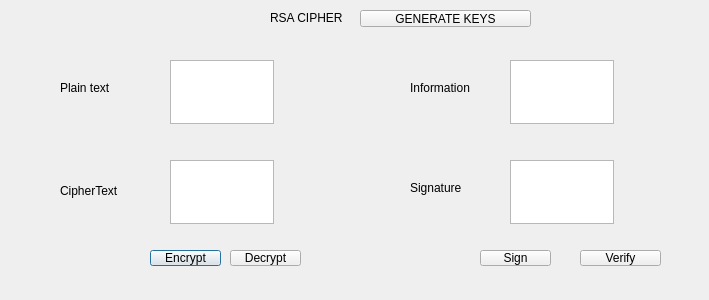
<?xml version="1.0" encoding="UTF-8"?>
<ui version="4.0">
 <class>Dialog</class>
 <widget class="QDialog" name="Dialog">
  <property name="geometry">
   <rect>
    <x>0</x>
    <y>0</y>
    <width>709</width>
    <height>300</height>
   </rect>
  </property>
  <property name="windowTitle">
   <string>Dialog</string>
  </property>
  <widget class="QTextEdit" name="txtPlainText">
   <property name="geometry">
    <rect>
     <x>170</x>
     <y>60</y>
     <width>104</width>
     <height>64</height>
    </rect>
   </property>
  </widget>
  <widget class="QPushButton" name="btnEncrypt">
   <property name="geometry">
    <rect>
     <x>150</x>
     <y>250</y>
     <width>71</width>
     <height>16</height>
    </rect>
   </property>
   <property name="text">
    <string>Encrypt</string>
   </property>
  </widget>
  <widget class="QPushButton" name="btnDecrypt">
   <property name="geometry">
    <rect>
     <x>230</x>
     <y>250</y>
     <width>71</width>
     <height>16</height>
    </rect>
   </property>
   <property name="text">
    <string>Decrypt</string>
   </property>
  </widget>
  <widget class="QTextEdit" name="txtResult">
   <property name="geometry">
    <rect>
     <x>170</x>
     <y>160</y>
     <width>104</width>
     <height>64</height>
    </rect>
   </property>
  </widget>
  <widget class="QLabel" name="label">
   <property name="geometry">
    <rect>
     <x>60</x>
     <y>80</y>
     <width>91</width>
     <height>16</height>
    </rect>
   </property>
   <property name="text">
    <string>Plain text</string>
   </property>
  </widget>
  <widget class="QLabel" name="label_2">
   <property name="geometry">
    <rect>
     <x>410</x>
     <y>80</y>
     <width>81</width>
     <height>16</height>
    </rect>
   </property>
   <property name="text">
    <string>Information</string>
   </property>
  </widget>
  <widget class="QLabel" name="label_3">
   <property name="geometry">
    <rect>
     <x>60</x>
     <y>180</y>
     <width>101</width>
     <height>21</height>
    </rect>
   </property>
   <property name="text">
    <string>CipherText</string>
   </property>
  </widget>
  <widget class="QTextEdit" name="txtPlainText_2">
   <property name="geometry">
    <rect>
     <x>510</x>
     <y>60</y>
     <width>104</width>
     <height>64</height>
    </rect>
   </property>
  </widget>
  <widget class="QTextEdit" name="txtResult_2">
   <property name="geometry">
    <rect>
     <x>510</x>
     <y>160</y>
     <width>104</width>
     <height>64</height>
    </rect>
   </property>
  </widget>
  <widget class="QPushButton" name="btnEncrypt_2">
   <property name="geometry">
    <rect>
     <x>480</x>
     <y>250</y>
     <width>71</width>
     <height>16</height>
    </rect>
   </property>
   <property name="text">
    <string>Sign</string>
   </property>
  </widget>
  <widget class="QPushButton" name="btnEncrypt_3">
   <property name="geometry">
    <rect>
     <x>580</x>
     <y>250</y>
     <width>81</width>
     <height>16</height>
    </rect>
   </property>
   <property name="text">
    <string>Verify</string>
   </property>
  </widget>
  <widget class="QLabel" name="label_4">
   <property name="geometry">
    <rect>
     <x>410</x>
     <y>180</y>
     <width>81</width>
     <height>16</height>
    </rect>
   </property>
   <property name="text">
    <string>Signature</string>
   </property>
  </widget>
  <widget class="QLabel" name="label_5">
   <property name="geometry">
    <rect>
     <x>270</x>
     <y>10</y>
     <width>91</width>
     <height>16</height>
    </rect>
   </property>
   <property name="text">
    <string>RSA CIPHER</string>
   </property>
  </widget>
  <widget class="QPushButton" name="btnDecrypt_2">
   <property name="geometry">
    <rect>
     <x>360</x>
     <y>10</y>
     <width>171</width>
     <height>17</height>
    </rect>
   </property>
   <property name="text">
    <string>GENERATE KEYS</string>
   </property>
  </widget>
 </widget>
 <resources/>
 <connections/>
</ui>
